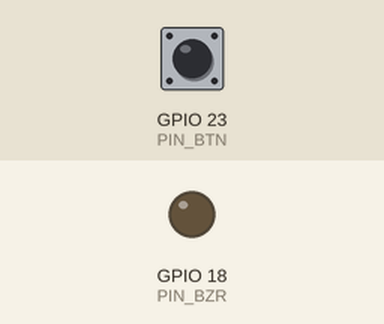
This program was run on a simulated Raspberry Pi (BCM pin numbers). Parts: output pins drawn as LEDs (lit = HIGH). The inputs (shaded band) are chosen by the test bench; at power-on: GPIO 23 (PIN_BTN) HIGH.

Above: at 1.2 s.
1.3 s: GPIO 23 (PIN_BTN) pulled LOW for 0.15 s
At 1.37 s:
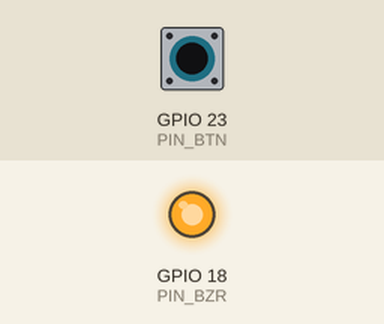
2.9 s: GPIO 23 (PIN_BTN) pulled LOW for 3.2 s
At 6.8 s:
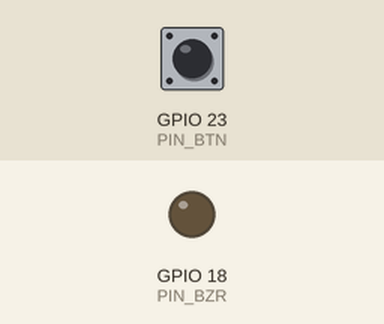
Timing chart, 0 to 8.3 s (numbered marks = the images above; inputs shaded):
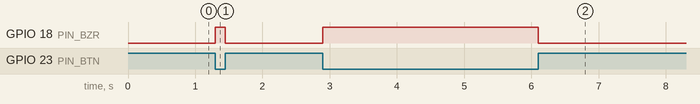

The program:

buzzer_active.py
```python
import wiringpi as wpi

PIN_BZR = 18
PIN_BTN = 23

wpi.wiringPiSetupGpio()
wpi.pinMode(PIN_BZR, wpi.OUTPUT)
wpi.pinMode(PIN_BTN, wpi.INPUT)
wpi.pullUpDnControl(PIN_BTN, wpi.PUD_UP)

try:
    while True:
        val = wpi.digitalRead(PIN_BTN)
        wpi.digitalWrite(PIN_BZR, not val)
finally:
    wpi.pinMode(PIN_BZR, wpi.INPUT)
```

Measured:
- after the input at 1.3 s, GPIO 18 (PIN_BZR): LOW → HIGH at once, → LOW 0.15 s later
- after the input at 2.9 s, GPIO 18 (PIN_BZR): LOW → HIGH at once, → LOW 3.2 s later
